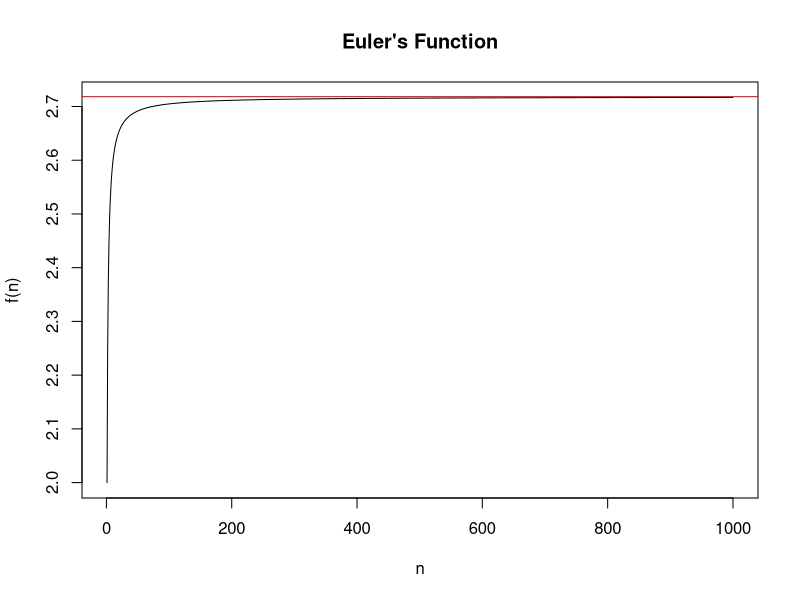

This chart was generated by the following R code:
f <- function(n){
  return ( (1+1/n) ^n )
}

plot( x<- c(1:1000), y<- f(c(1:1000)), type='l', xlab="n", ylab="f(n)", main="Euler's Function")
abline(h=exp(1), col='red')